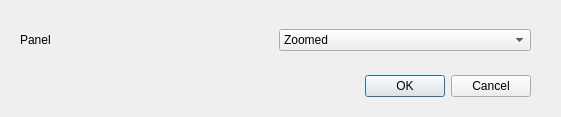
<?xml version="1.0" encoding="UTF-8"?>
<ui version="4.0">
 <class>SaveImageDialog</class>
 <widget class="QDialog" name="SaveImageDialog">
  <property name="geometry">
   <rect>
    <x>0</x>
    <y>0</y>
    <width>561</width>
    <height>117</height>
   </rect>
  </property>
  <property name="windowTitle">
   <string>Close Data</string>
  </property>
  <widget class="QDialogButtonBox" name="buttonBox">
   <property name="geometry">
    <rect>
     <x>20</x>
     <y>70</y>
     <width>511</width>
     <height>32</height>
    </rect>
   </property>
   <property name="orientation">
    <enum>Qt::Horizontal</enum>
   </property>
   <property name="standardButtons">
    <set>QDialogButtonBox::Cancel|QDialogButtonBox::Ok</set>
   </property>
  </widget>
  <widget class="QWidget" name="gridLayoutWidget">
   <property name="geometry">
    <rect>
     <x>20</x>
     <y>20</y>
     <width>511</width>
     <height>41</height>
    </rect>
   </property>
   <layout class="QGridLayout" name="gridLayout">
    <item row="0" column="1">
     <widget class="QComboBox" name="PanelList">
      <item>
       <property name="text">
        <string>Zoomed</string>
       </property>
      </item>
      <item>
       <property name="text">
        <string>Thumbnail</string>
       </property>
      </item>
     </widget>
    </item>
    <item row="0" column="0">
     <widget class="QLabel" name="label_2">
      <property name="text">
       <string>Panel</string>
      </property>
     </widget>
    </item>
   </layout>
  </widget>
 </widget>
 <resources/>
 <connections>
  <connection>
   <sender>buttonBox</sender>
   <signal>accepted()</signal>
   <receiver>SaveImageDialog</receiver>
   <slot>accept()</slot>
   <hints>
    <hint type="sourcelabel">
     <x>248</x>
     <y>254</y>
    </hint>
    <hint type="destinationlabel">
     <x>157</x>
     <y>274</y>
    </hint>
   </hints>
  </connection>
  <connection>
   <sender>buttonBox</sender>
   <signal>rejected()</signal>
   <receiver>SaveImageDialog</receiver>
   <slot>reject()</slot>
   <hints>
    <hint type="sourcelabel">
     <x>316</x>
     <y>260</y>
    </hint>
    <hint type="destinationlabel">
     <x>286</x>
     <y>274</y>
    </hint>
   </hints>
  </connection>
 </connections>
</ui>
